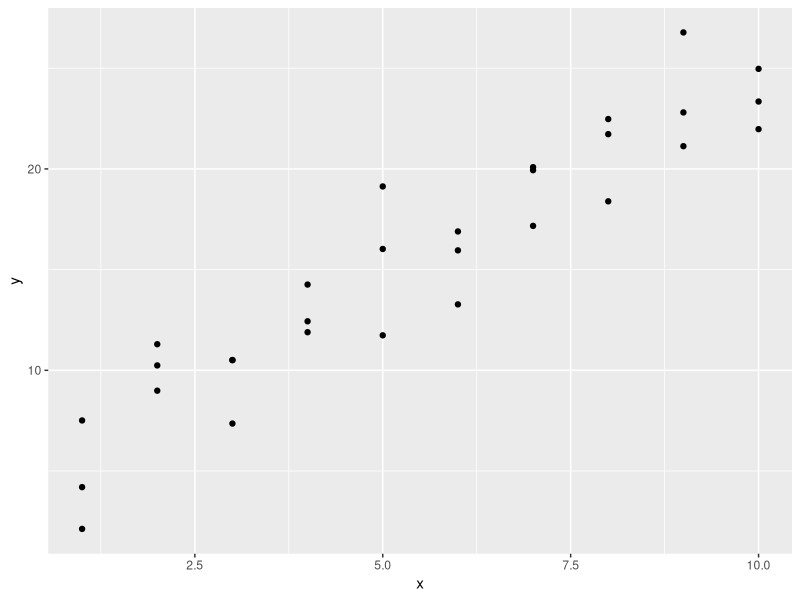
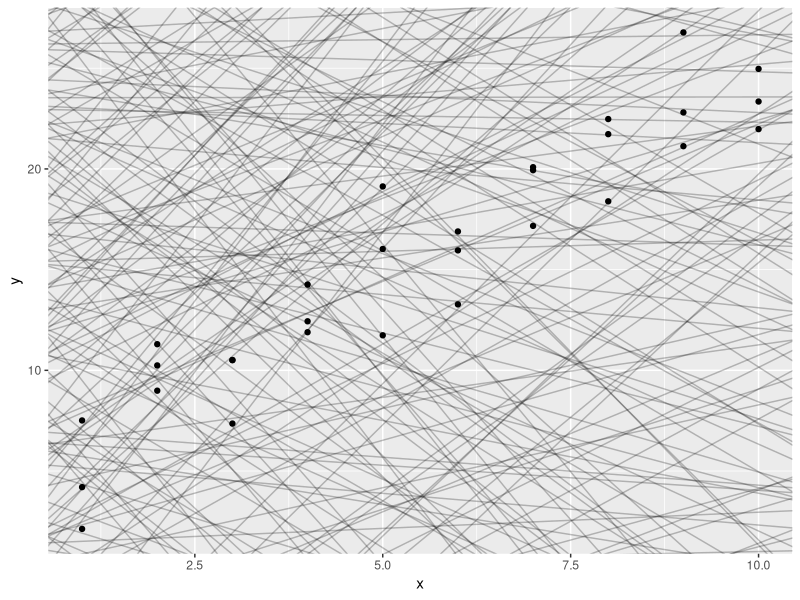
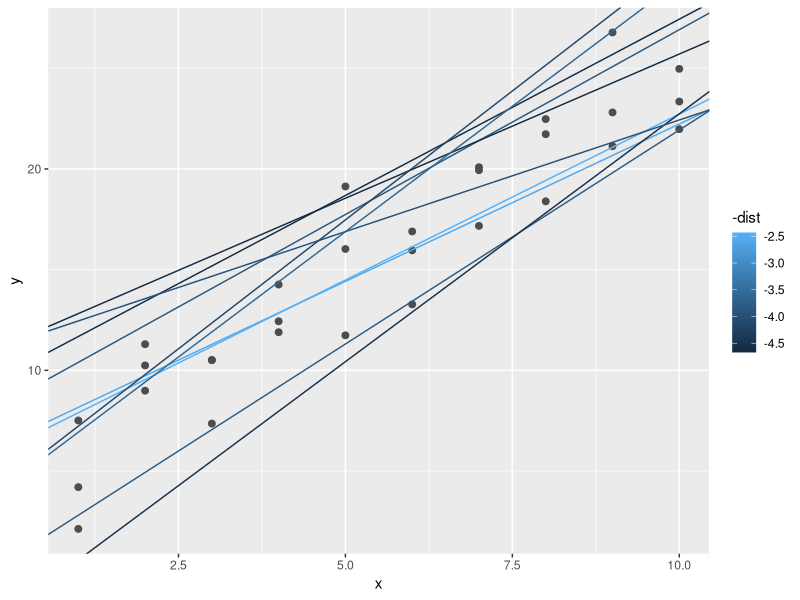
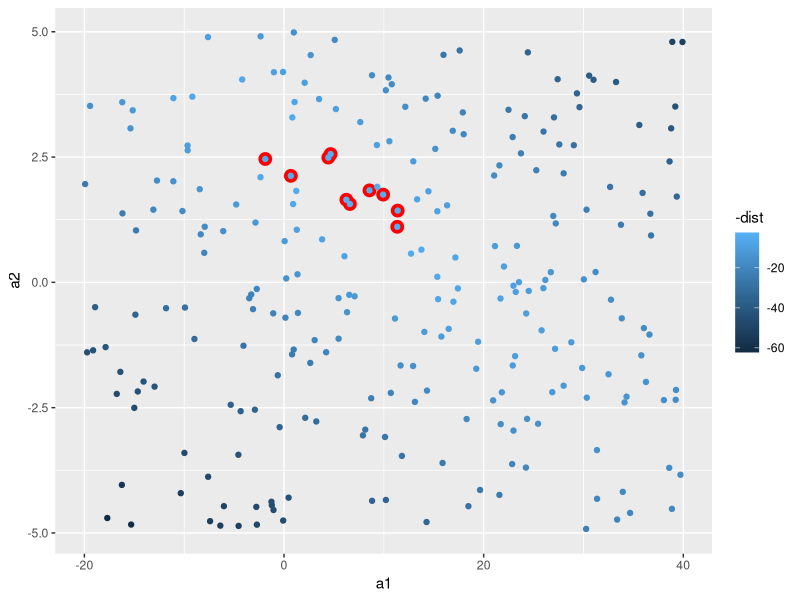
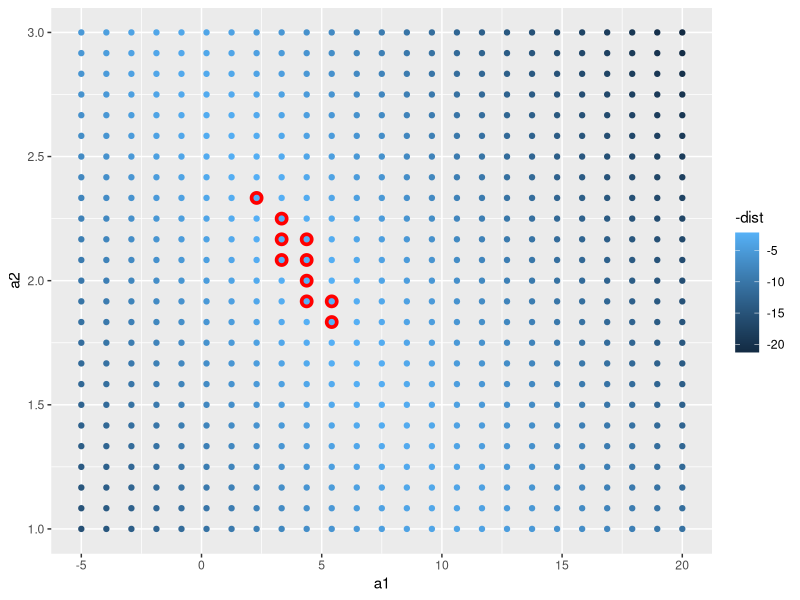
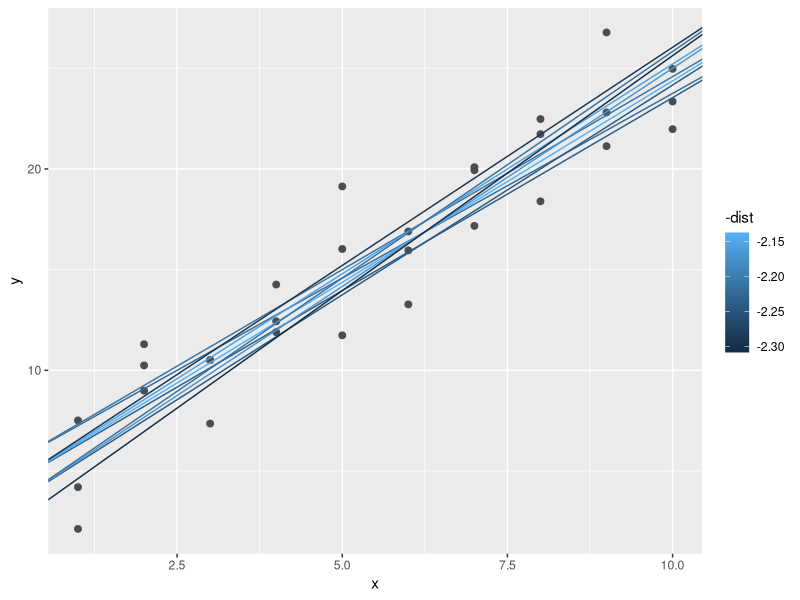
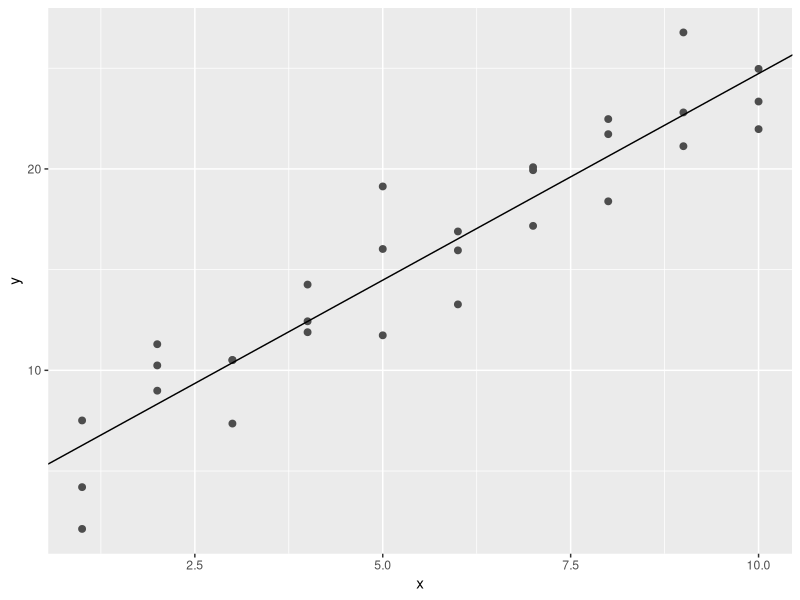
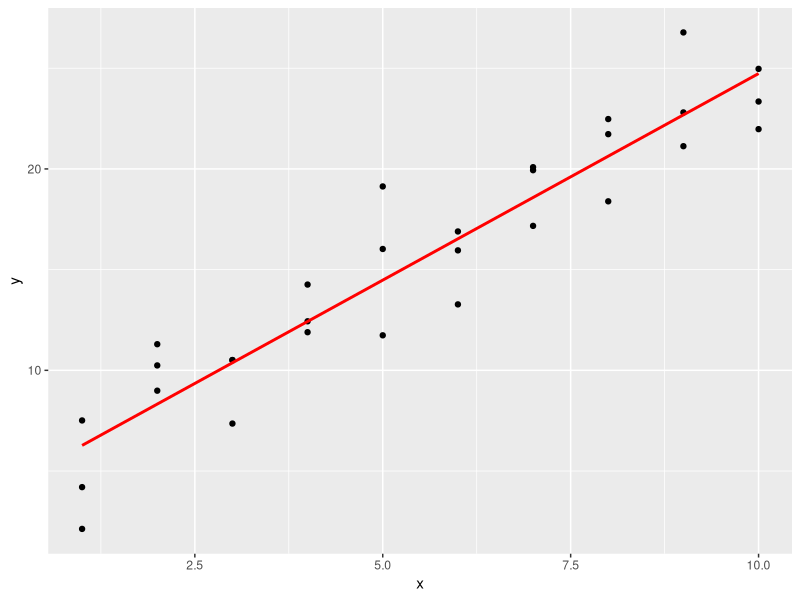

Reproduce these figures in R, in order.
## ---- chunk 1
knitr::opts_chunk$set(echo = TRUE)
## ---- chunk 2

library(tidyverse)

library(modelr)

options(na.action = na.warn)
## ---- chunk 3

ggplot(sim1, aes(x, y)) + # sim1 viene con modelr
  geom_point()
## ---- chunk 4

# armamos un tibble con la columna a1 y la columna a2 generadas al azar como dos variables uniformes, una va entre -20 y 40 y la otra entre -5 y 5 Al ser uniformes, la probabilidad de que salga cualquiera de los numeros en ese rango es la misma
models <- tibble(
  a1 = runif(250, -20, 40),
  a2 = runif(250, -5, 5)
)

# Al grafico de los puntos iniciales, le agregamos rectas al azar con ordenada al origen a1 y pendiente a2. Un bardito.
ggplot(sim1, aes(x, y)) + 
  geom_abline(aes(intercept = a1, slope = a2), data = models, alpha = 1/4) +
  geom_point() 

## ---- chunk 5

model1 <- function(a, data) {
  a[1] + data$x * a[2]
}
model1(c(7, 1.5), sim1)

## ---- chunk 6

measure_distance <- function(mod, data) {
  diff <- data$y - model1(mod, data)
  sqrt(mean(diff ^ 2))
}
measure_distance(c(7, 1.5), sim1)
## ---- chunk 7

sim1_dist <- function(a1, a2) {
  measure_distance(c(a1, a2), sim1)
}

# usamos purrr con la helper function sim1_dist que toma 2 parametros double
models <- models %>% 
  mutate(dist = purrr::map2_dbl(a1, a2, sim1_dist))
models
## ---- chunk 8

ggplot(sim1, aes(x, y)) + 
  geom_point(size = 2, colour = "grey30") + 
  geom_abline(
    aes(intercept = a1, slope = a2, colour = -dist), 
    data = filter(models, rank(dist) <= 10)
  )
## ---- chunk 9

ggplot(models, aes(a1, a2)) +
  geom_point(data = filter(models, rank(dist) <= 10), size = 4, colour = "red") +
  geom_point(aes(colour = -dist))
## ---- chunk 10

# los parametros para la grilla salen de mirar el grafico anterior y ver donde estaban los mejores parámetros
# expand.grid es una funcion de R base que crea un dataframe de todas las combinaciones de dos factores
grid <- expand.grid(
  a1 = seq(-5, 20, length = 25),
  a2 = seq(1, 3, length = 25)
  ) %>% 
  mutate(dist = purrr::map2_dbl(a1, a2, sim1_dist))

grid %>% 
  ggplot(aes(a1, a2)) +
  geom_point(data = filter(grid, rank(dist) <= 10), size = 4, colour = "red") +
  geom_point(aes(colour = -dist)) 

## ---- chunk 11

ggplot(sim1, aes(x, y)) + 
  geom_point(size = 2, colour = "grey30") + 
  geom_abline(
    aes(intercept = a1, slope = a2, colour = -dist), 
    data = filter(grid, rank(dist) <= 10)
  )

## ---- chunk 12

best <- optim(c(0, 0), measure_distance, data = sim1)
best$par

ggplot(sim1, aes(x, y)) + 
  geom_point(size = 2, colour = "grey30") + 
  geom_abline(intercept = best$par[1], slope = best$par[2])
## ---- chunk 13
# lm() usa formulas, en este caso y ~ x es la forma de escribir y = a_1 + a_2 * x
sim1_mod <- lm(y ~ x, data = sim1)
coef(sim1_mod)
## ---- chunk 14
grid <- sim1 %>% 
  data_grid(x) 
grid
## ---- chunk 15
grid <- grid %>% 
  add_predictions(sim1_mod) 
grid
## ---- chunk 16
ggplot(sim1, aes(x)) +
  geom_point(aes(y = y)) +
  geom_line(aes(y = pred), data = grid, colour = "red", size = 1)
